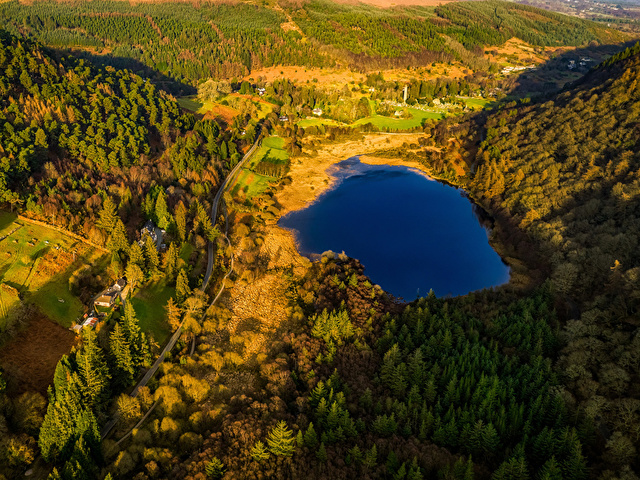
#> input picture images/nature.bmp, 640 x 480 px
$ python method1.py
#> lines starting #> are read from the running program, lines starting #| are printed output that depends on the picture
### utils.py
import numpy as np

def convert_to_brightness_contrast(image):
    image.load()
    height, width = image.size
    converted = []

    for row in range(height):
     for col in range(width):
         pixel = image.getpixel((row,col))
         r, g, b = pixel
         converted_value = 0.3*r + 0.59*g + 0.11*b
         converted.append(converted_value)

    return np.asarray(converted)

### method1.py
from PIL import Image
import numpy as np
from utils import convert_to_brightness_contrast

def run():
    image = Image.open('images/nature.bmp')
#> image is the input picture: PIL image 640x480 RGB; mean R, G, B 82.2, 67.9, 23.2

    newImage = image.resize((160, 120))
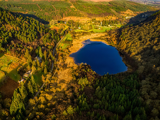
#> newImage: PIL image 160x120 RGB; mean R, G, B 82.2, 67.9, 23.2
    newImage.save('images/nature_resized.bmp')
    return convert_to_brightness_contrast(newImage)
#> after the loop in convert_to_brightness_contrast, `for row in range(height):`: converted = 19200 values, max 205.3 at index 13105, min 0.11 at index 13672, mean 67.24

run()
